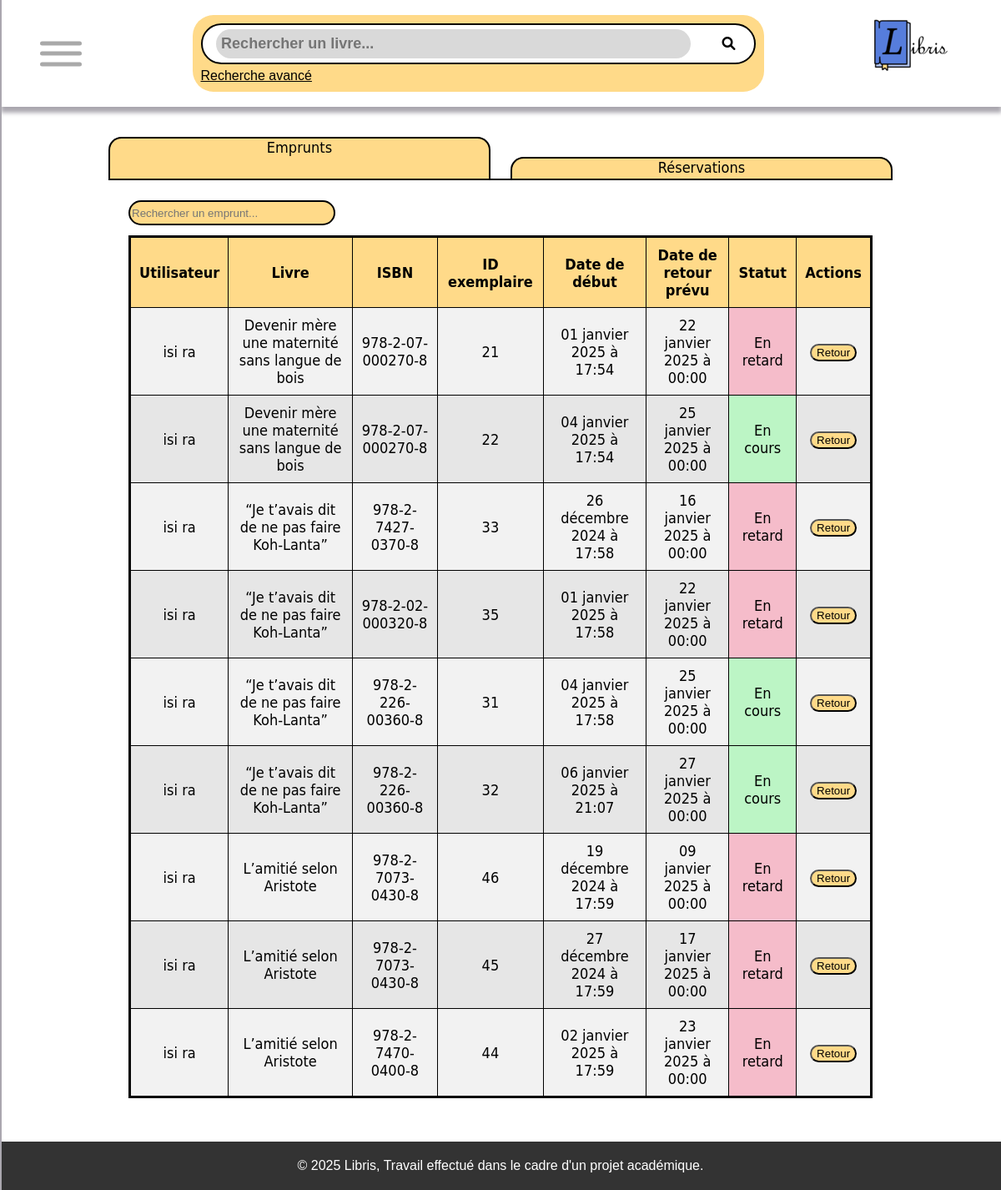
The page /Libris/gestion-emprunts-reservations.php on the database its author committed.
### tables this page shows
CREATE TABLE IF NOT EXISTS `emprunter` (
  `id_exemplaire` int NOT NULL,
  `id_util` int NOT NULL,
  `date_debut_emprunt` timestamp NOT NULL DEFAULT CURRENT_TIMESTAMP,
  `date_fin_emprunt` date DEFAULT NULL,
  PRIMARY KEY (`id_exemplaire`,`id_util`,`date_debut_emprunt`),
  KEY `id_util` (`id_util`)
);

CREATE TABLE IF NOT EXISTS `utilisateur` (
  `id_util` int NOT NULL AUTO_INCREMENT,
  `prenom_util` varchar(20) NOT NULL,
  `nom_util` varchar(20) NOT NULL,
  `adresse_util` varchar(60) NOT NULL,
  `tel_util` varchar(15) NOT NULL,
  `pseudo` varchar(20) NOT NULL,
  `mdp` varchar(70) NOT NULL,
  `img_profil` varchar(1000) NOT NULL,
  `email` varchar(100) NOT NULL,
  `date_naissance` date NOT NULL,
  PRIMARY KEY (`id_util`),
  UNIQUE KEY `pseudo` (`pseudo`,`email`)
);

CREATE TABLE IF NOT EXISTS `livre` (
  `id_livre` int NOT NULL AUTO_INCREMENT,
  `cote_livre` varchar(10) NOT NULL,
  `titre_livre` varchar(50) NOT NULL,
  `type_litteraire` varchar(50) NOT NULL,
  `img_couverture` varchar(1000) NOT NULL,
  `resume` varchar(2000) NOT NULL,
  PRIMARY KEY (`id_livre`)
);

CREATE TABLE IF NOT EXISTS `exemplaire` (
  `id_exemplaire` int NOT NULL AUTO_INCREMENT,
  `num_isbn` varchar(17) NOT NULL,
  PRIMARY KEY (`id_exemplaire`),
  KEY `num_isbn` (`num_isbn`)
);

### Libris/gestion-emprunts-reservations.php (the view, shortened to what this page needs)
<?php
require('header.php');
$stmtEmprunts = $conn->prepare("
    SELECT
        l.id_livre,
        l.titre_livre,
        l.cote_livre,
        e.id_exemplaire,
        e.num_isbn,
        u.id_util,
        u.nom_util,
        u.prenom_util,
        u.email,
        emp.date_debut_emprunt,
        emp.date_fin_emprunt
    FROM
        emprunter emp
    INNER JOIN
        exemplaire e ON emp.id_exemplaire = e.id_exemplaire
    INNER JOIN
        isbn i ON e.num_isbn = i.num_isbn
    INNER JOIN
        livre l ON i.id_livre = l.id_livre
    INNER JOIN
        utilisateur u ON emp.id_util = u.id_util
    ORDER BY
        l.id_livre, emp.date_debut_emprunt
");
$stmtEmprunts->execute();
$emprunts = $stmtEmprunts->fetchAll(PDO::FETCH_ASSOC);
function calculerDateRetour($dateEmprunt) {
    $date = new DateTime($dateEmprunt);
    $date->modify('+3 weeks');
    return $date->format('Y-m-d');
}
function calculerStatut($dateEmprunt) {
    $dateRetourObj = new DateTime(calculerDateRetour($dateEmprunt));
    $dateActuelle = new DateTime();
    if ($dateRetourObj >= $dateActuelle) {
        return "En cours";
    } else {
        return "En retard";
    }
}
function convertirDate($date) {
    $timestamp = strtotime($date);
    $mois = [
        "01" => "janvier", "02" => "février", "03" => "mars",
        "04" => "avril", "05" => "mai", "06" => "juin",
        "07" => "juillet", "08" => "août", "09" => "septembre",
        "10" => "octobre", "11" => "novembre", "12" => "décembre"
    ];
    $jour = date("d", $timestamp);
    $moisNum = date("m", $timestamp);
    $annee = date("Y", $timestamp);
    $heure = date("H", $timestamp);
    $minute = date("i", $timestamp);
    return "$jour " . $mois[$moisNum] . " $annee à $heure:$minute";
}
?>
    <!DOCTYPE html>
    <html lang="FR">
    <head>
    </head>
    <body>
    <main class="gestion-emprunts-reservations">
        <div class="onglets-gestion">
            <div class="onglet-gestion active-gestion" id="onglet-gestion-emprunts" onclick="openTab('emprunts')">Emprunts</div>
            <div class="onglet-gestion" id="onglet-gestion-reservations" onclick="openTab('reservations')">Réservations</div>
        </div>
        <div class="onglet-gestion-content active-gestion" id="emprunts">
            <input type="text" id="search-emprunts-input" placeholder="Rechercher un emprunt..." onkeyup="searchEmprunts()">
            <table class="table-gestion" id="table-emprunts">
                <thead>
                <tr>
                    <th>Utilisateur</th>
                    <th>Livre</th>
                    <th>ISBN</th>
                    <th>ID exemplaire</th>
                    <th>Date de début</th>
                    <th>Date de retour prévu</th>
                    <th>Statut</th>
                    <th>Actions</th>
                </tr>
                </thead>
                <tbody>
                <?php
                foreach ($emprunts as $emprunt) {
                    echo "<tr>";
                    echo "<td>". $emprunt['prenom_util']." ". $emprunt['nom_util'] ."</td>";
                    echo "<td>". $emprunt['titre_livre']. "</td>";
                    echo "<td>". $emprunt['num_isbn']. "</td>";
                    echo "<td>". $emprunt['id_exemplaire']. "</td>";
                    echo "<td>". convertirDate($emprunt['date_debut_emprunt']). "</td>";
                    echo "<td>". convertirDate(calculerDateRetour($emprunt['date_debut_emprunt']))  . "</td>";
                    echo "<td class='col-statut'>". calculerStatut($emprunt['date_debut_emprunt']) ."</td>";
                    echo "<td>
                        <button onclick=popupConfirmRetour(".$emprunt['id_exemplaire'].",".$emprunt['id_util'].")>Retour</button>
                    </td>";
                    echo "</tr>";
                }
                ?>
                </tbody>
            </table>
        </div>
    </main>
    </body>
    </html>
<?php require("footer.php"); ?>

### Libris/css/style.css (style rules this page uses)
html, body { height: 100%; margin: 0; display: flex; flex-direction: column; font-family: "Montserrat", sans-serif; }
main { flex: 1; align-items: center; justify-content: center; }
table,th,tr,td { font-size: large; align-items: center; border: 1px solid black; border-collapse: collapse; margin: 0; padding: 1%; }
.gestion-emprunts-reservations { margin-bottom: 4em; margin-left: 10em; margin-right: 10em; font-family: "Gill Sans", "Gill Sans MT", "Myriad Pro", "DejaVu Sans Condensed", Helvetica, Arial, "sans-serif"; font-size: small; }
#search-emprunts-input, #search-reservations-input { background-color: #FFDA89; border: 2px solid black; border-radius: 25px; height: 2vw; width: 20vw; margin-bottom: 1vw; }
.table-gestion { width: 100%; border-collapse: collapse; border: solid 3px black; }
.table-gestion thead th { background-color: #FFDA89; text-align: center; padding: 10px; }
.table-gestion tbody td { text-align: center; padding: 10px; }
.table-gestion tbody tr:nth-child(odd) { background-color: #F2F2F2; }
.table-gestion tbody tr:nth-child(even) { background-color: #E6E6E6; }
.onglets-gestion { position: relative; display: flex; justify-content: space-between; align-items: flex-end; height: 5vw; border-bottom: 2px solid black; width: 100%; gap: 2vw; margin-top: 2em; }
.onglet-gestion { flex: 1; position: relative; cursor: pointer; border-radius: 1.3vw 1.3vw 0 0; height: 2vw; text-align: center; border-top: 2px solid black; border-right: 2px solid black; border-left: 2px solid black; font-size: 18px; transition: height 0.3s ease-out; background-color: #FFDA89; }
.onglet-gestion::before { content: attr(data-text); position: absolute; top: 0; left: 0; right: 0; line-height: 1.2; }
.onglet-gestion.active-gestion { color: black; transition: height 0.3s ease-out; height: 4vw; }
.onglet-gestion-content { display: none; margin: 2vw 2vw; }
.onglet-gestion-content.active-gestion { display: block; }
.gestion-emprunts-reservations button, .gestion-utilisateurs button,.gestion_livre button { border-radius: 15px; background-color: #FFDA89; cursor: pointer; transition: 0.3s ease; }

### rows shown on the page
emprunter: id_util.prenom_util "isi", id_util.nom_util "ra", livre.titre_livre "Devenir mère une maternité sans langue de bois", id_exemplaire.num_isbn "978-2-07-000270-8", id_exemplaire.id_exemplaire "21", date_debut_emprunt "01 janvier 2025 à 17:54", date_debut_emprunt "22 janvier 2025 à 00:00", date_debut_emprunt "En retard"
emprunter: id_util.prenom_util "isi", id_util.nom_util "ra", livre.titre_livre "Devenir mère une maternité sans langue de bois", id_exemplaire.num_isbn "978-2-07-000270-8", id_exemplaire.id_exemplaire "22", date_debut_emprunt "04 janvier 2025 à 17:54", date_debut_emprunt "25 janvier 2025 à 00:00", date_debut_emprunt "En cours"
emprunter: id_util.prenom_util "isi", id_util.nom_util "ra", livre.titre_livre "“Je t’avais dit de ne pas faire Koh-Lanta”", id_exemplaire.num_isbn "978-2-7427-0370-8", id_exemplaire.id_exemplaire "33", date_debut_emprunt "26 décembre 2024 à 17:58", date_debut_emprunt "16 janvier 2025 à 00:00", date_debut_emprunt "En retard"
emprunter: id_util.prenom_util "isi", id_util.nom_util "ra", livre.titre_livre "“Je t’avais dit de ne pas faire Koh-Lanta”", id_exemplaire.num_isbn "978-2-02-000320-8", id_exemplaire.id_exemplaire "35", date_debut_emprunt "01 janvier 2025 à 17:58", date_debut_emprunt "22 janvier 2025 à 00:00", date_debut_emprunt "En retard"
emprunter: id_util.prenom_util "isi", id_util.nom_util "ra", livre.titre_livre "“Je t’avais dit de ne pas faire Koh-Lanta”", id_exemplaire.num_isbn "978-2-226-00360-8", id_exemplaire.id_exemplaire "31", date_debut_emprunt "04 janvier 2025 à 17:58", date_debut_emprunt "25 janvier 2025 à 00:00", date_debut_emprunt "En cours"
emprunter: id_util.prenom_util "isi", id_util.nom_util "ra", livre.titre_livre "“Je t’avais dit de ne pas faire Koh-Lanta”", id_exemplaire.num_isbn "978-2-226-00360-8", id_exemplaire.id_exemplaire "32", date_debut_emprunt "06 janvier 2025 à 21:07", date_debut_emprunt "27 janvier 2025 à 00:00", date_debut_emprunt "En cours"
emprunter: id_util.prenom_util "isi", id_util.nom_util "ra", livre.titre_livre "L’amitié selon Aristote", id_exemplaire.num_isbn "978-2-7073-0430-8", id_exemplaire.id_exemplaire "46", date_debut_emprunt "19 décembre 2024 à 17:59", date_debut_emprunt "09 janvier 2025 à 00:00", date_debut_emprunt "En retard"
emprunter: id_util.prenom_util "isi", id_util.nom_util "ra", livre.titre_livre "L’amitié selon Aristote", id_exemplaire.num_isbn "978-2-7073-0430-8", id_exemplaire.id_exemplaire "45", date_debut_emprunt "27 décembre 2024 à 17:59", date_debut_emprunt "17 janvier 2025 à 00:00", date_debut_emprunt "En retard"
emprunter: id_util.prenom_util "isi", id_util.nom_util "ra", livre.titre_livre "L’amitié selon Aristote", id_exemplaire.num_isbn "978-2-7470-0400-8", id_exemplaire.id_exemplaire "44", date_debut_emprunt "02 janvier 2025 à 17:59", date_debut_emprunt "23 janvier 2025 à 00:00", date_debut_emprunt "En retard"
